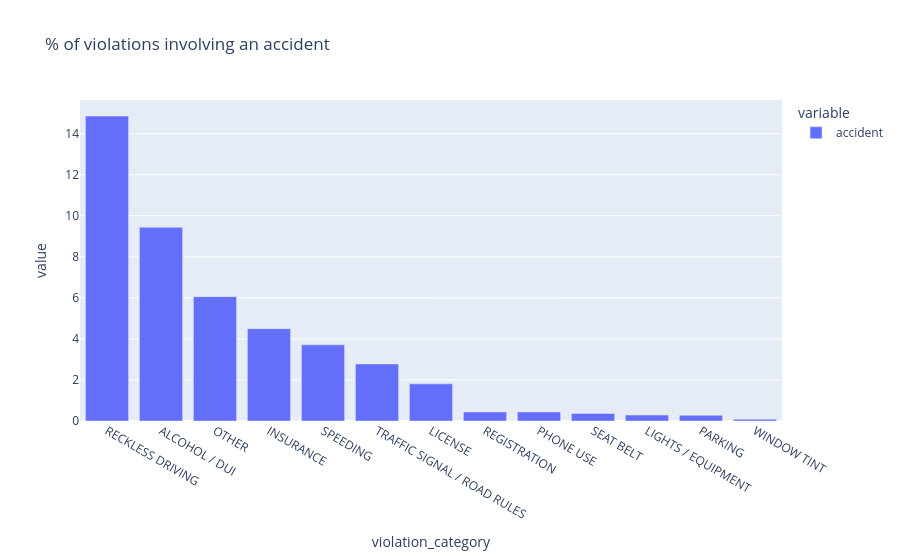

Notebook code for this chart:
### Markdown cell above
which violation types have the highest accident rate, and the overall accident percentage.

### Code cell
print(df["make"].value_counts().head(5))
print(df["vehicle_type"].value_counts().head(3))

print("Accident %:", round(df["accident"].mean() * 100, 2))
print(df["severity"].value_counts())
accident_rate = df.groupby("violation_category", observed=True)["accident"].mean() * 100
px.bar(accident_rate.round(2).sort_values(ascending=False),
       title="% of violations involving an accident").show()

### Figure 1 — Plotly figure (JSON) as saved in the notebook; plotly's stock layout.template omitted (floating-point values rounded to 4 significant figures)
{"data": [{"hovertemplate": "variable=accident<br>violation_category=%{x}<br>value=%{y}<extra></extra>", "legendgroup": "accident", "marker": {"color": "#636efa", "pattern": {"shape": ""}}, "name": "accident", "orientation": "v", "showlegend": true, "textposition": "auto", "type": "bar", "x": ["RECKLESS DRIVING", "ALCOHOL / DUI", "OTHER", "INSURANCE", "SPEEDING", "TRAFFIC SIGNAL / ROAD RULES", "LICENSE", "REGISTRATION", "PHONE USE", "SEAT BELT", "LIGHTS / EQUIPMENT", "PARKING", "WINDOW TINT"], "xaxis": "x", "y": [14.86, 9.44, 6.06, 4.5, 3.71, 2.78, 1.81, 0.44, 0.44, 0.37, 0.29, 0.28, 0.09], "yaxis": "y"}], "layout": {"barmode": "relative", "legend": {"title": {"text": "variable"}, "tracegroupgap": 0}, "title": {"text": "% of violations involving an accident"}, "xaxis": {"anchor": "y", "domain": [0, 1], "title": {"text": "violation_category"}}, "yaxis": {"anchor": "x", "domain": [0, 1], "title": {"text": "value"}}}}
